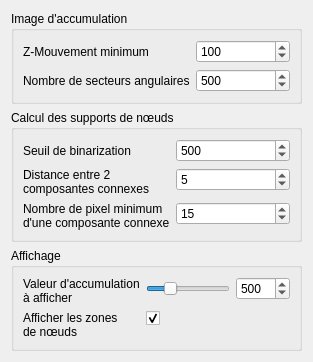
       <widget class="QWidget" name="tab_6">
        <attribute name="title">
         <string>Carte d'accumulation</string>
        </attribute>
        <layout class="QVBoxLayout" name="verticalLayout_21">
         <item>
          <widget class="QGroupBox" name="groupBox_5">
           <property name="title">
            <string>Image d'accumulation</string>
           </property>
           <layout class="QFormLayout" name="formLayout_19">
            <item row="0" column="0">
             <widget class="QLabel" name="label_55">
              <property name="text">
               <string>Z-Mouvement minimum</string>
              </property>
             </widget>
            </item>
            <item row="0" column="1">
             <widget class="QSpinBox" name="_spinZMotionMapMin">
              <property name="minimum">
               <number>0</number>
              </property>
              <property name="maximum">
               <number>3000</number>
              </property>
              <property name="value">
               <number>100</number>
              </property>
             </widget>
            </item>
            <item row="1" column="0">
             <widget class="QLabel" name="label_56">
              <property name="text">
               <string>Nombre de secteurs angulaires</string>
              </property>
             </widget>
            </item>
            <item row="1" column="1">
             <widget class="QSpinBox" name="_spinZMotionMapNbAngularSectors">
              <property name="maximum">
               <number>3600</number>
              </property>
              <property name="value">
               <number>500</number>
              </property>
             </widget>
            </item>
           </layout>
          </widget>
         </item>
         <item>
          <widget class="QGroupBox" name="groupBox_6">
           <property name="title">
            <string>Calcul des supports de nœuds</string>
           </property>
           <layout class="QFormLayout" name="formLayout_17">
            <item row="0" column="0">
             <widget class="QLabel" name="label_64">
              <property name="text">
               <string>Seuil de binarization</string>
              </property>
             </widget>
            </item>
            <item row="0" column="1">
             <widget class="QSpinBox" name="_spinSupportingAreaBinarization">
              <property name="maximum">
               <number>20000</number>
              </property>
              <property name="value">
               <number>500</number>
              </property>
             </widget>
            </item>
            <item row="1" column="0">
             <widget class="QLabel" name="label_65">
              <property name="text">
               <string>Distance entre 2
composantes connexes</string>
              </property>
             </widget>
            </item>
            <item row="1" column="1">
             <widget class="QSpinBox" name="_spinSupportingAreaDistance">
              <property name="maximum">
               <number>100</number>
              </property>
              <property name="value">
               <number>5</number>
              </property>
             </widget>
            </item>
            <item row="2" column="0">
             <widget class="QLabel" name="label_49">
              <property name="text">
               <string>Nombre de pixel minimum
d'une composante connexe</string>
              </property>
             </widget>
            </item>
            <item row="2" column="1">
             <widget class="QSpinBox" name="_spinSupportingAreaMinSize">
              <property name="maximum">
               <number>100</number>
              </property>
              <property name="value">
               <number>15</number>
              </property>
             </widget>
            </item>
           </layout>
          </widget>
         </item>
         <item>
          <widget class="QGroupBox" name="groupBox_4">
           <property name="title">
            <string>Affichage</string>
           </property>
           <layout class="QFormLayout" name="formLayout_18">
            <item row="1" column="0">
             <widget class="QLabel" name="label_62">
              <property name="text">
               <string>Valeur d'accumulation
à afficher</string>
              </property>
             </widget>
            </item>
            <item row="1" column="1">
             <layout class="QHBoxLayout" name="horizontalLayout">
              <item>
               <widget class="QSlider" name="_sliderZMotionToDraw">
                <property name="maximum">
                 <number>2000</number>
                </property>
                <property name="value">
                 <number>500</number>
                </property>
                <property name="orientation">
                 <enum>Qt::Horizontal</enum>
                </property>
               </widget>
              </item>
              <item>
               <widget class="QSpinBox" name="_spinZMotionToDraw">
                <property name="maximum">
                 <number>1000</number>
                </property>
                <property name="value">
                 <number>500</number>
                </property>
               </widget>
              </item>
             </layout>
            </item>
            <item row="2" column="0">
             <widget class="QLabel" name="label_63">
              <property name="text">
               <string>Afficher les zones
de nœuds</string>
              </property>
             </widget>
            </item>
            <item row="2" column="1">
             <widget class="QCheckBox" name="_checkDrawKnotAreasOnZMotionMap">
              <property name="text">
               <string/>
              </property>
              <property name="checked">
               <bool>true</bool>
              </property>
             </widget>
            </item>
           </layout>
          </widget>
         </item>
        </layout>
       </widget>
